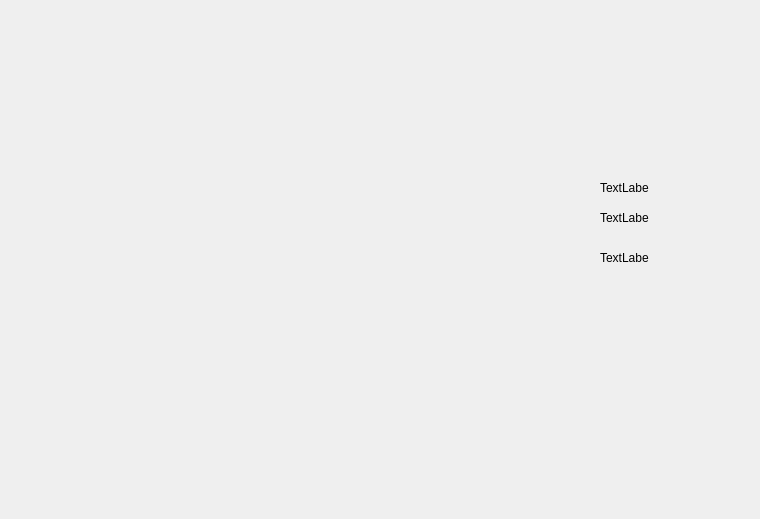
<?xml version="1.0" encoding="UTF-8"?>
<ui version="4.0">
 <class>MyCustomWidget</class>
 <widget class="QWidget" name="MyCustomWidget">
  <property name="geometry">
   <rect>
    <x>0</x>
    <y>0</y>
    <width>760</width>
    <height>519</height>
   </rect>
  </property>
  <property name="windowTitle">
   <string>Form</string>
  </property>
  <widget class="QLabel" name="labelR">
   <property name="geometry">
    <rect>
     <x>600</x>
     <y>180</y>
     <width>49</width>
     <height>16</height>
    </rect>
   </property>
   <property name="text">
    <string>TextLabel</string>
   </property>
  </widget>
  <widget class="QLabel" name="labelG">
   <property name="geometry">
    <rect>
     <x>600</x>
     <y>210</y>
     <width>49</width>
     <height>16</height>
    </rect>
   </property>
   <property name="text">
    <string>TextLabel</string>
   </property>
  </widget>
  <widget class="QLabel" name="labelB">
   <property name="geometry">
    <rect>
     <x>600</x>
     <y>250</y>
     <width>49</width>
     <height>16</height>
    </rect>
   </property>
   <property name="text">
    <string>TextLabel</string>
   </property>
  </widget>
 </widget>
 <resources/>
 <connections/>
</ui>
